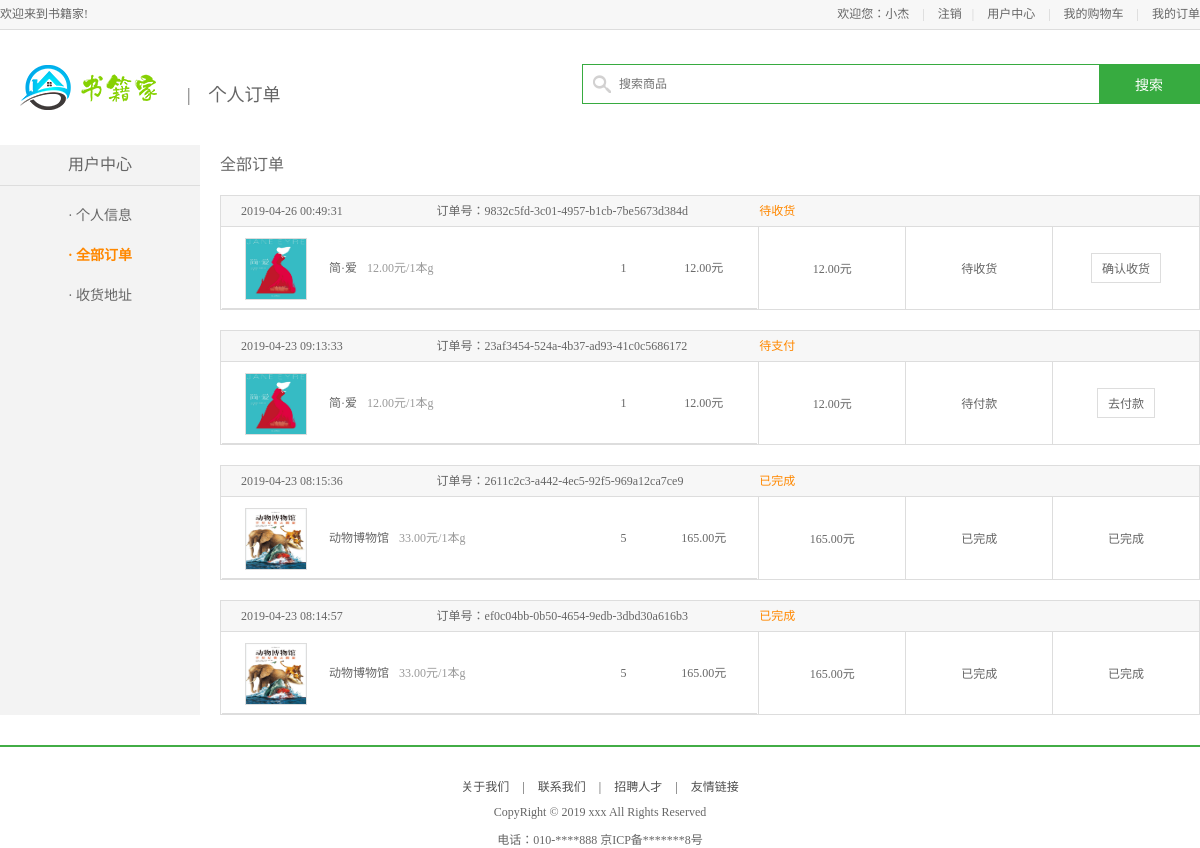
Screenshot of /UserOrder (signed in) with the database file from the repository.
### app/models.py (models this page shows, shortened)
class OrderInfo(models.Model):
    PAY_METHODS = {
        '1': "货到付款",
        '2': "微信支付",
        '3': "支付宝",
        '4': '银联支付'
    }
    PAY_METHODS_ENUM = {
        "CASH": 1,
        "ALIPAY": 2
    }
    ORDER_STATUS_ENUM = {
        "UNPAID": 1,
        "UNSEND": 2,
        "UNRECEIVED": 3,
        "UNCOMMENT": 4,
        "FINISHED": 5
    }
    PAY_METHOD_CHOICES = (
        (1, '货到付款'),
        (2, '微信支付'),
        (3, '支付宝'),
        (4, '银联支付')
    )
    ORDER_STATUS_CHOICES = (
        (1, '待支付'),
        (2, '待发货'),
        (3, '待收货'),
        (4, '已完成')
    )
    order_id = models.CharField(max_length=128, primary_key=True, verbose_name='订单id')
    user = models.ForeignKey(User, verbose_name='用户', on_delete=models.CASCADE)
    addr = models.ForeignKey('UserAddress', verbose_name='地址', on_delete=models.CASCADE)
    pay_method = models.SmallIntegerField(choices=PAY_METHOD_CHOICES, default=3, verbose_name='支付方式')
    total_count = models.IntegerField(default=1, verbose_name='商品数量')
    total_price = models.DecimalField(max_digits=10, decimal_places=2, verbose_name='商品总价')
    transit_price = models.DecimalField(max_digits=10, decimal_places=2, verbose_name='订单运费')
    order_status = models.SmallIntegerField(choices=ORDER_STATUS_CHOICES, default=1, verbose_name='订单状态')
    trade_no = models.CharField(max_length=128, default='', verbose_name='支付编号')
    create_datetime = models.DateTimeField(auto_now_add=True, verbose_name='创建时间')
    class Meta:
        db_table = 'df_order_info'
        verbose_name = '订单信息'
        verbose_name_plural = verbose_name

class OrderGoods(models.Model):
    order = models.ForeignKey('OrderInfo', verbose_name='订单', on_delete=models.CASCADE)
    sku = models.ForeignKey('Goods', verbose_name='商品', on_delete=models.CASCADE)
    count = models.IntegerField(default=1, verbose_name='商品数目')
    price = models.DecimalField(max_digits=10, decimal_places=2, verbose_name='商品价格')
    class Meta:
        db_table = 'df_order_goods'
        verbose_name = '订单商品'
        verbose_name_plural = verbose_name

class Goods(models.Model):
    status_choices = (
        (0, '下线'),
        (1, '上线'),
    )
    name = models.CharField(max_length=20, verbose_name='书籍名称')
    desc = models.CharField(max_length=256, verbose_name='书籍简介')
    price = models.DecimalField(max_digits=10, decimal_places=2, verbose_name='书籍价格')
    unite = models.CharField(max_length=20, verbose_name='商品单位')
    image = models.ImageField(upload_to='goods', verbose_name='书籍主图')
    book_type = models.CharField(max_length=64, verbose_name='书籍类型')
    publishing_house = models.CharField(max_length=64, verbose_name='出版社')
    stock = models.IntegerField(default=1, verbose_name='商品库存')
    sales = models.IntegerField(default=0, verbose_name='商品销量')
    status = models.SmallIntegerField(default=1, choices=status_choices, verbose_name='商品状态')
    detail = UEditorField(width=600, height=300, toolbars="full", imagePath="images/",
                          filePath="files/", upload_settings={"imageMaxSize": 1204000}, settings={},
                          verbose_name='商品详情')
    add_datetime = models.DateTimeField(verbose_name='添加时间', default=timezone.now)
    class Meta:
        db_table = 'goods'
        verbose_name = '商品信息'
        verbose_name_plural = verbose_name

### app/views.py (the view)
# urls.py: path('UserOrder', views.user_order, name='user_order'),  # 个人订单
@login_required
def user_order(request):
    order_obj = models.OrderInfo.objects.filter(user=request.user).order_by('-create_datetime')
    context = {
        'order_obj': order_obj
    }
    return render(request, 'app/user/UserOrder.html', context)

### templates/app/user/UserOrder.html (shortened to what this page needs)
{% extends 'app/user/base_user.html' %}
{% block user_title %}个人订单{% endblock user_title %}
{% block contenr %}
    <div class="main_con clearfix">
        <div class="left_menu_con clearfix">
            <h3>用户中心</h3>
            <ul>
                <li><a href="{% url 'home:user_info' %}">· 个人信息</a></li>
                <li><a href="{% url 'home:user_order' %}" class="active">· 全部订单</a></li>
                <li><a href="{% url 'home:user_addr' %}">· 收货地址</a></li>
            </ul>
        </div>
        <div class="right_content clearfix">
            <h3 class="common_title2">全部订单</h3>
            {% for order in order_obj %}
                <ul class="order_list_th w978 clearfix">
                    <li class="col01">{{ order.create_datetime|date:"Y-m-d H:i:s" }}</li>
                    <li class="col02">订单号：{{ order.order_id }}</li>
                    <li class="col02 stress">{{ order.get_order_status_display }}</li>
                </ul>
                <table class="order_list_table w980">
                    <tbody>
                    <tr>
                        <td width="55%">
                            {% for good in order.ordergoods_set.all %}
                                <ul class="order_goods_list clearfix">
                                    <li class="col01"><img src="/media/{{ good.sku.image }}"></li>
                                    <li class="col02">{{ good.sku.name }}<em>{{ good.sku.price }}元/{{ good.sku.unite }}g</em>
                                    </li>
                                    <li class="col03">{{ good.count }}</li>
                                    <li class="col04">{{ good.price }}元</li>
                                </ul>
                            {% endfor %}
                        </td>
                        <td width="15%">{{ order.total_price }}元</td>
                        {% if order.order_status == 1 %}
                            <td width="15%">待付款</td>
                            <td width="15%"><a class="oper_btn" onclick="pay('{{ order.order_id }}')">去付款</a></td>
                        {% elif order.order_status == 2 %}
                            <td width="15%">待发货</td>
                            <td width="15%"><a href="#" class="oper_btn">待发货</a></td>
                        {% elif order.order_status == 3 %}
                            <td width="15%">待收货</td>
                            <td width="15%"><a href="#" class="oper_btn" onclick="receiving('{{ order.order_id }}')">确认收货</a>
                            </td>
                        {% elif order.order_status == 4 %}
                            <td width="15%">已完成</td>
                            <td width="15%">已完成</td>
                        {% endif %}
                    </tr>
                    </tbody>
                </table>
            {% endfor %}
        </div>
    </div>
{% endblock contenr %}

### templates/app/base_site.html (shortened to what this page needs)
{% extends 'Base.html' %}
{% block body %}
    {% block exclude_footer %}
        <div class="header_con">
            <div class="header">
                <div class="welcome fl">欢迎来到书籍家!</div>
                <div class="fr">
                    {% if request.user.is_authenticated %}
                        <div class="login_btn fl">
                            欢迎您：<em>{{ request.user.first_name }}</em>
                            <span>|</span>
                            <a href="{% url 'home:logout' %}">注销</a>
                        </div>
                    {% else %}
                        <div class="login_btn fl">
                            <a href="{% url 'home:login' %}">登录</a>
                            <span>|</span>
                            <a href="{% url 'home:register' %}">注册</a>
                        </div>
                    {% endif %}
                    <div class="user_link fl">
                        <span>|</span>
                        <a href="{% url 'home:user_info' %}">用户中心</a>
                        <span>|</span>
                        <a href="{% url 'home:user_car' %}">我的购物车</a>
                        <span>|</span>
                        <a href="{% url 'home:user_order' %}">我的订单</a>
                    </div>
                </div>
            </div>
        </div>
        {% block user_base %}{% endblock user_base %}
    {% endblock exclude_footer %}
    <div class="footer">
        <div class="foot_link">
            <a href="#">关于我们</a>
            <span>|</span>
            <a href="#">联系我们</a>
            <span>|</span>
            <a href="#">招聘人才</a>
            <span>|</span>
            <a href="#">友情链接</a>
        </div>
        <p>CopyRight © 2019 xxx All Rights Reserved</p>
        <p>电话：010-****888 京ICP备*******8号</p>
    </div>
{% endblock body %}

### static/css/main.css (style rules this page uses)
body { font-family:'Microsoft Yahei';font-size:12px;color:#666; }
html,body { height:100% }
.header_con { background-color:#f7f7f7; height:29px; border-bottom:1px solid #dddddd }
.header { width:1200px; height:29px; margin:0 auto; }
.welcome,.login_info,.login_btn,.user_link { line-height:29px; }
.login_btn a,.user_link a { color:#666; }
.login_btn span,.user_link span { color:#cecece; margin:0 10px; }
.footer { border-top:2px solid #42ad46; margin:30px 0; }
.foot_link { text-align:center;margin-top:30px; }
.foot_link a,.foot_link span { color:#4e4e4e; }
.foot_link span { padding:0 10px }
.footer p { text-align:center; margin-top:10px; }
.order_list_th { width:1198px;border:1px solid #ddd;background-color:#f7f7f7;margin:20px auto 0; }
.order_list_th li { float:left;height:30px;line-height:30px }
.order_list_th .col01 { width:20%;margin-left:20px }
.order_list_th .col02 { width:20% }
.order_list_table { width:1200px; border-collapse:collapse; border-spacing:0px; border:1px solid #ddd; margin:-1px auto 0; }
.order_list_table td { border:1px solid #ddd; text-align:center; }
.order_goods_list { border-bottom:1px solid #ddd;margin-bottom:-2px; }
.order_goods_list li { float:left; height:80px;line-height:80px; }
.order_goods_list .col01 { width:20% }
.order_goods_list .col01 img { width:60px;height:60px;border:1px solid #ddd;margin:10px auto; }
.order_goods_list .col02 { width:50%;text-align:left; }
.order_goods_list .col02 em { color:#999;margin-left:10px }
.order_goods_list .col03 { width:10% }
.order_goods_list .col04 { width:20% }
.oper_btn { display:inline-block;border:1px solid #ddd;color:#666;padding:5px 10px }
.main_con { width:1200px; margin:0 auto; background:url(/static/images/left_bg.jpg) repeat-y; }
.left_menu_con { width:200px; float:left; }
.left_menu_con h3 { font-size:16px; line-height:40px; border-bottom:1px solid #ddd; text-align:center; margin-bottom:10px; }
.left_menu_con ul li { line-height:40px; text-align:center; font-size:14px; }
.left_menu_con ul li a { color:#666; }
.left_menu_con ul li .active { color:#ff8800; font-weight:bold; }
.right_content { width:980px; float:right; min-height:500px; }
.w980 { width:980px; }
.w978 { width:978px; }
.common_title2 { height:20px;line-height:20px;font-size:16px;margin:10px 0; }
.stress { color:#ff8800; }

### templates/app/user/UserOrder.html (style rules this page uses)
.order_list_th .col02 { width: 33%!important; }

### rows the page displays
OrderInfo: create_datetime "2019-04-26 00:49:31", order_id "9832c5fd-3c01-4957-b1cb-7be5673d384d", order_status "待收货", total_price "12.00"
OrderGoods: sku.image (picture), sku.name "简·爱", sku.price "12.00", sku.unite "1本", count "1", price "12.00"
OrderInfo: create_datetime "2019-04-23 09:13:33", order_id "23af3454-524a-4b37-ad93-41c0c5686172", order_status "待支付", total_price "12.00"
OrderGoods: sku.image (picture), sku.name "简·爱", sku.price "12.00", sku.unite "1本", count "1", price "12.00"
OrderInfo: create_datetime "2019-04-23 08:15:36", order_id "2611c2c3-a442-4ec5-92f5-969a12ca7ce9", order_status "已完成", total_price "165.00"
OrderGoods: sku.image (picture), sku.name "动物博物馆", sku.price "33.00", sku.unite "1本", count "5", price "165.00"
OrderInfo: create_datetime "2019-04-23 08:14:57", order_id "ef0c04bb-0b50-4654-9edb-3dbd30a616b3", order_status "已完成", total_price "165.00"
OrderGoods: sku.image (picture), sku.name "动物博物馆", sku.price "33.00", sku.unite "1本", count "5", price "165.00"

### other values shown
{{ request.user.first_name }} "小杰"
